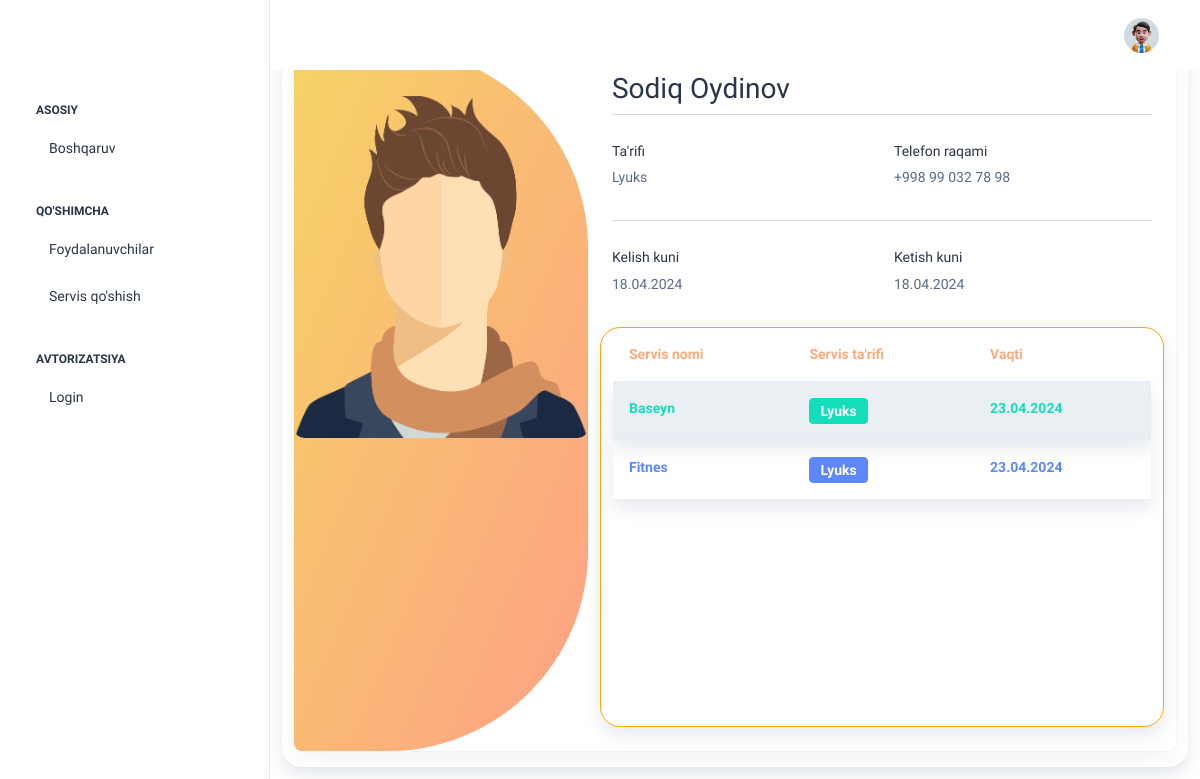
Page /profile/data/sodiq/ (signed in) on the earlier database version.
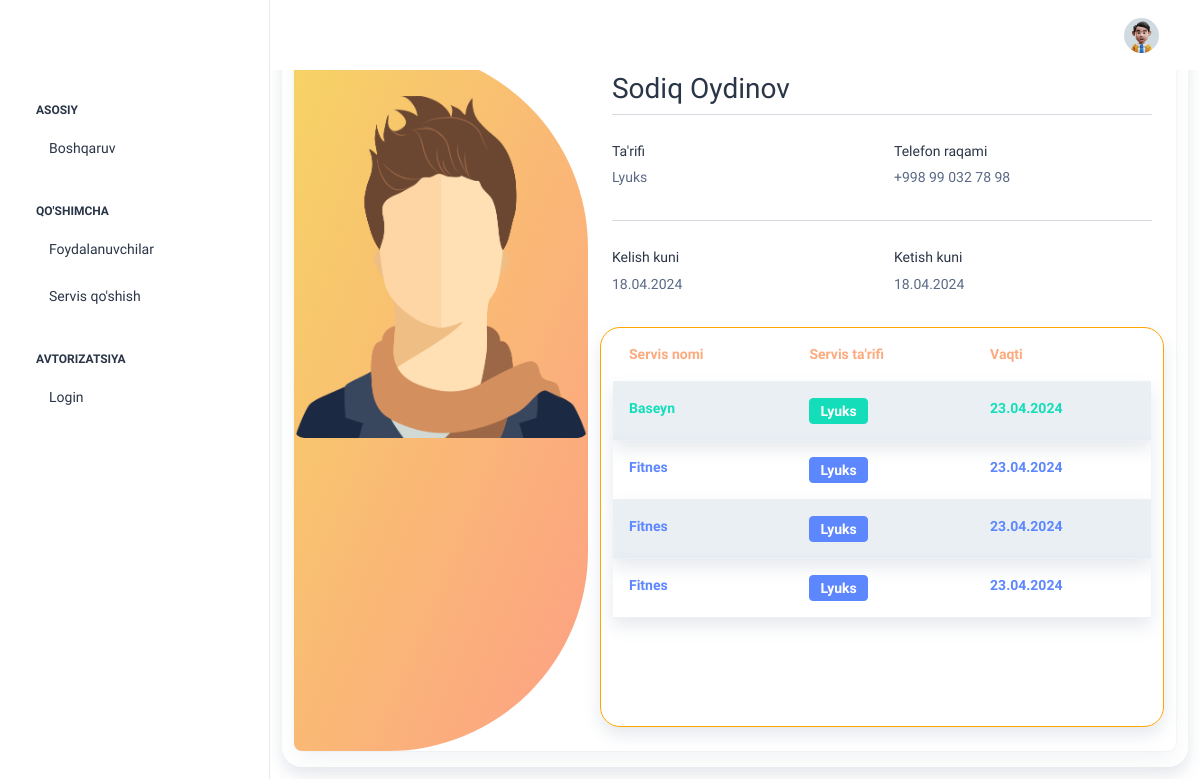
Same page on the later database version.
### api/models.py (models this page shows, shortened)
class UsedServices(models.Model):
    who_used = models.ForeignKey(Profile, on_delete=models.CASCADE)
    which_services = models.ForeignKey(Services, on_delete=models.CASCADE)
    when = models.DateTimeField(auto_now_add=True)

class Services(models.Model):
    class whoHasThisChoice(models.TextChoices):
        Standard = "ST", "Standard"
        Lyuks = "LY", "Lyuks"
    title = models.CharField(max_length=50, unique=True)
    open = models.CharField(max_length=10)
    close = models.CharField(max_length=10)
    location = models.CharField(max_length=50)
    who_has_this = models.CharField(max_length=2, choices=whoHasThisChoice.choices,
                                    default=whoHasThisChoice.Standard)  # kimlar ushbu xizmatdan foydalana olishadi
    category = models.ForeignKey(Category, on_delete=models.CASCADE)
    tel_number = models.CharField(max_length=20)
    info = models.TextField(max_length=200)
    image = models.ImageField(upload_to='image/')
    more_images = models.ManyToManyField('MultipleServiceImages', blank=True)
    qr_code = models.ImageField(upload_to='qr_code/', blank=True)
    def __str__(self):
        return self.title

### dashboard/views.py (the view)
# urls.py: path('profile/data/<str:username>/', show_user_profile, name='user_profile_detail'),
@login_required
def show_user_profile(request, username):
    user = get_object_or_404(User, username=username)
    used_services = UsedServices.objects.filter(who_used__who__username=username)
    return render(request, 'profile/detail_user_profile.html', {'user': user, 'used_services': used_services})

### templates/profile/detail_user_profile.html (shortened to what the changed rows need)
{% extends 'base.html' %}
{% load static %}
{% block content %}
    <div class="container">
        <section class="shadow" style="border-radius: 20px;">
          <div class="container pt-5 h-100">
            <div class="row d-flex justify-content-center align-items-center h-100">
              <div style="width: 100%;" class="col col-lg-6 mb-4 mb-lg-0">
                <div class="card mb-3" style="border-radius: .5rem;">
                  <div class="row g-0">
                    <div class="col-md-8">
                      <div class="card-body p-4">
                        <h2>{{ user.first_name }} {{ user.last_name }}</h2>
                        <div class="row pt-1">
                          <div class="shadow" style="border: 1px solid orange; width: 100%; height: 400px; overflow: auto; border-radius: 20px;">
                            <table style="color: #fbab7e;" class="table table-striped">
                              <thead>
                                  <tr>
                                      <th>Servis nomi</th>
                                      <th>Servis ta'rifi</th>
                                      <th>Vaqti</th>
                                  </tr>
                              </thead>
                              <tbody>
                                  {% for i in used_services %}
                                    {% if i.which_services.who_has_this == 'ST' %}
                                      <tr class="shadow">
                                        <td style="color: #13deb9; font-weight: bold;">{{ i.which_services }}</td>
                                        <td>
                                            <span style="color: white; font-weight: bold;" class="badge badge-success btn btn-success">Lyuks</span>
                                        </td>
                                        <td style="color: #13deb9; font-weight: bold;">{{ i.when|date:"d.m.Y" }}</td>
                                      </tr>
                                    {% else %}
                                      <tr class="shadow">
                                        <td style="color: #5d87ff; font-weight: bold;">{{ i.which_services }}</td>
                                        <td>
                                            <span style="color: white; font-weight: bold;" class="badge badge-success btn btn-primary">Lyuks</span>
                                        </td>
                                        <td style="color: #5d87ff; font-weight: bold;">{{ i.when|date:"d.m.Y" }}</td>
                                      </tr>
                                    {% endif %}
                                  {% endfor %}
                              </tbody>
                          </table>
                          </div>
                        </div>
                      </div>
                    </div>
                  </div>
                </div>
              </div>
            </div>
          </div>
        </section>
    </div>
{% endblock content %}

Differences in the rows shown:
added UsedServices: which_services "Fitnes", when "23.04.2024"
added UsedServices: which_services "Fitnes", when "23.04.2024"
